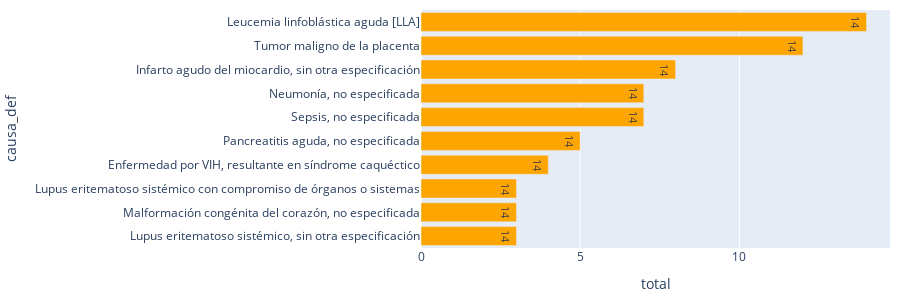

Write notebook code for a chart like this one.
### Code cell
MORT_MAT_filtrado = MORT_MAT[(MORT_MAT['capitulo'] != 'Embarazo, parto y puerperio') &
                             (MORT_MAT['capitulo'] != 'Causas externas de morbilidad y de mortalidad')]
# Obtener las 10 principales causas
top10_causas = MORT_MAT_filtrado['causa_def'].value_counts().nlargest(10).index

# Aplicar el filtro para incluir solo las 10 principales causas
MORT_MAT_top10 = MORT_MAT_filtrado[MORT_MAT_filtrado['causa_def'].isin(top10_causas)]

# Calcular los totales por causa_def
totales_por_causa_def = MORT_MAT_top10['causa_def'].value_counts().reset_index()
totales_por_causa_def.columns = ['causa_def', 'total']
totales_por_causa_def.to_csv('C://Users//sdvc0//OneDrive//Escritorio//REPOSITORIO_ENAPEA//BACK//Mortalidad//Materna//Gráficas//MORT_MAT_7.csv', index=False)

# Crear la gráfica de barras horizontales
fig = px.bar(totales_por_causa_def, x='total', y='causa_def', orientation='h', 
             color='causa_def', color_discrete_sequence=['orange'])
fig.update_traces(showlegend=False, text=totales_por_causa_def['total'], textposition='inside')
fig.update_layout(
    margin=dict(l=10, r=10, t=10, b=10),  # Ajusta los márgenes para evitar recortes de etiqueta
    autosize=True,  # Permite que la gráfica se ajuste automáticamente al contenedor
    height=300,
)
# Mostrar la gráfica
fig.show()

fig.write_html('C://Users//sdvc0//OneDrive//Escritorio//REPOSITORIO_ENAPEA//BACK//Mortalidad//Materna//Gráficas//MORT_MAT_7.html')

### Figure 1 — Plotly figure (JSON) as saved in the notebook; plotly's stock layout.template omitted (floating-point values rounded to 4 significant figures)
{"data": [{"alignmentgroup": "True", "hovertemplate": "causa_def=%{y}<br>total=%{x}<extra></extra>", "legendgroup": "Leucemia linfoblástica aguda [LLA]", "marker": {"color": "orange", "pattern": {"shape": ""}}, "name": "Leucemia linfoblástica aguda [LLA]", "offsetgroup": "Leucemia linfoblástica aguda [LLA]", "orientation": "h", "showlegend": false, "text": [14, 12, 8, 7, 7, 5, 4, 3, 3, 3], "textposition": "inside", "type": "bar", "x": [14], "xaxis": "x", "y": ["Leucemia linfoblástica aguda [LLA]"], "yaxis": "y"}, {"alignmentgroup": "True", "hovertemplate": "causa_def=%{y}<br>total=%{x}<extra></extra>", "legendgroup": "Tumor maligno de la placenta", "marker": {"color": "orange", "pattern": {"shape": ""}}, "name": "Tumor maligno de la placenta", "offsetgroup": "Tumor maligno de la placenta", "orientation": "h", "showlegend": false, "text": [14, 12, 8, 7, 7, 5, 4, 3, 3, 3], "textposition": "inside", "type": "bar", "x": [12], "xaxis": "x", "y": ["Tumor maligno de la placenta"], "yaxis": "y"}, {"alignmentgroup": "True", "hovertemplate": "causa_def=%{y}<br>total=%{x}<extra></extra>", "legendgroup": "Infarto agudo del miocardio, sin otra especificación", "marker": {"color": "orange", "pattern": {"shape": ""}}, "name": "Infarto agudo del miocardio, sin otra especificación", "offsetgroup": "Infarto agudo del miocardio, sin otra especificación", "orientation": "h", "showlegend": false, "text": [14, 12, 8, 7, 7, 5, 4, 3, 3, 3], "textposition": "inside", "type": "bar", "x": [8], "xaxis": "x", "y": ["Infarto agudo del miocardio, sin otra especificación"], "yaxis": "y"}, {"alignmentgroup": "True", "hovertemplate": "causa_def=%{y}<br>total=%{x}<extra></extra>", "legendgroup": "Neumonía, no especificada", "marker": {"color": "orange", "pattern": {"shape": ""}}, "name": "Neumonía, no especificada", "offsetgroup": "Neumonía, no especificada", "orientation": "h", "showlegend": false, "text": [14, 12, 8, 7, 7, 5, 4, 3, 3, 3], "textposition": "inside", "type": "bar", "x": [7], "xaxis": "x", "y": ["Neumonía, no especificada"], "yaxis": "y"}, {"alignmentgroup": "True", "hovertemplate": "causa_def=%{y}<br>total=%{x}<extra></extra>", "legendgroup": "Sepsis, no especificada", "marker": {"color": "orange", "pattern": {"shape": ""}}, "name": "Sepsis, no especificada", "offsetgroup": "Sepsis, no especificada", "orientation": "h", "showlegend": false, "text": [14, 12, 8, 7, 7, 5, 4, 3, 3, 3], "textposition": "inside", "type": "bar", "x": [7], "xaxis": "x", "y": ["Sepsis, no especificada"], "yaxis": "y"}, {"alignmentgroup": "True", "hovertemplate": "causa_def=%{y}<br>total=%{x}<extra></extra>", "legendgroup": "Pancreatitis aguda, no especificada", "marker": {"color": "orange", "pattern": {"shape": ""}}, "name": "Pancreatitis aguda, no especificada", "offsetgroup": "Pancreatitis aguda, no especificada", "orientation": "h", "showlegend": false, "text": [14, 12, 8, 7, 7, 5, 4, 3, 3, 3], "textposition": "inside", "type": "bar", "x": [5], "xaxis": "x", "y": ["Pancreatitis aguda, no especificada"], "yaxis": "y"}, {"alignmentgroup": "True", "hovertemplate": "causa_def=%{y}<br>total=%{x}<extra></extra>", "legendgroup": "Enfermedad por VIH, resultante en síndrome caquéctico", "marker": {"color": "orange", "pattern": {"shape": ""}}, "name": "Enfermedad por VIH, resultante en síndrome caquéctico", "offsetgroup": "Enfermedad por VIH, resultante en síndrome caquéctico", "orientation": "h", "showlegend": false, "text": [14, 12, 8, 7, 7, 5, 4, 3, 3, 3], "textposition": "inside", "type": "bar", "x": [4], "xaxis": "x", "y": ["Enfermedad por VIH, resultante en síndrome caquéctico"], "yaxis": "y"}, {"alignmentgroup": "True", "hovertemplate": "causa_def=%{y}<br>total=%{x}<extra></extra>", "legendgroup": "Lupus eritematoso sistémico con compromiso de órganos o sistemas", "marker": {"color": "orange", "pattern": {"shape": ""}}, "name": "Lupus eritematoso sistémico con compromiso de órganos o sistemas", "offsetgroup": "Lupus eritematoso sistémico con compromiso de órganos o sistemas", "orientation": "h", "showlegend": false, "text": [14, 12, 8, 7, 7, 5, 4, 3, 3, 3], "textposition": "inside", "type": "bar", "x": [3], "xaxis": "x", "y": ["Lupus eritematoso sistémico con compromiso de órganos o sistemas"], "yaxis": "y"}, {"alignmentgroup": "True", "hovertemplate": "causa_def=%{y}<br>total=%{x}<extra></extra>", "legendgroup": "Malformación congénita del corazón, no especificada", "marker": {"color": "orange", "pattern": {"shape": ""}}, "name": "Malformación congénita del corazón, no especificada", "offsetgroup": "Malformación congénita del corazón, no especificada", "orientation": "h", "showlegend": false, "text": [14, 12, 8, 7, 7, 5, 4, 3, 3, 3], "textposition": "inside", "type": "bar", "x": [3], "xaxis": "x", "y": ["Malformación congénita del corazón, no especificada"], "yaxis": "y"}, {"alignmentgroup": "True", "hovertemplate": "causa_def=%{y}<br>total=%{x}<extra></extra>", "legendgroup": "Lupus eritematoso sistémico, sin otra especificación", "marker": {"color": "orange", "pattern": {"shape": ""}}, "name": "Lupus eritematoso sistémico, sin otra especificación", "offsetgroup": "Lupus eritematoso sistémico, sin otra especificación", "orientation": "h", "showlegend": false, "text": [14, 12, 8, 7, 7, 5, 4, 3, 3, 3], "textposition": "inside", "type": "bar", "x": [3], "xaxis": "x", "y": ["Lupus eritematoso sistémico, sin otra especificación"], "yaxis": "y"}], "layout": {"autosize": true, "barmode": "relative", "height": 300, "legend": {"title": {"text": "causa_def"}, "tracegroupgap": 0}, "margin": {"b": 10, "l": 10, "r": 10, "t": 10}, "xaxis": {"anchor": "y", "domain": [0, 1], "title": {"text": "total"}}, "yaxis": {"anchor": "x", "categoryarray": ["Lupus eritematoso sistémico, sin otra especificación", "Malformación congénita del corazón, no especificada", "Lupus eritematoso sistémico con compromiso de órganos o sistemas", "Enfermedad por VIH, resultante en síndrome caquéctico", "Pancreatitis aguda, no especificada", "Sepsis, no especificada", "Neumonía, no especificada", "Infarto agudo del miocardio, sin otra especificación", "Tumor maligno de la placenta", "Leucemia linfoblástica aguda [LLA]"], "categoryorder": "array", "domain": [0, 1], "title": {"text": "causa_def"}}}}
